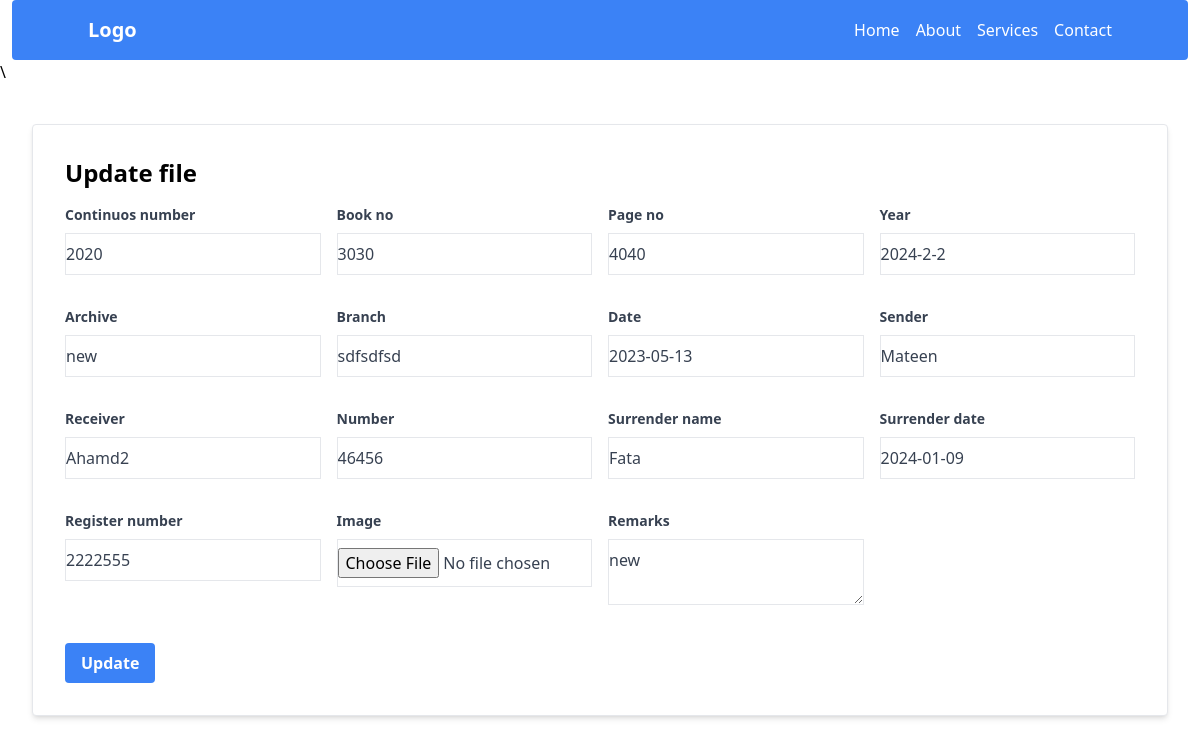
The app's page /records/updateIncomingDoc/6, older data.
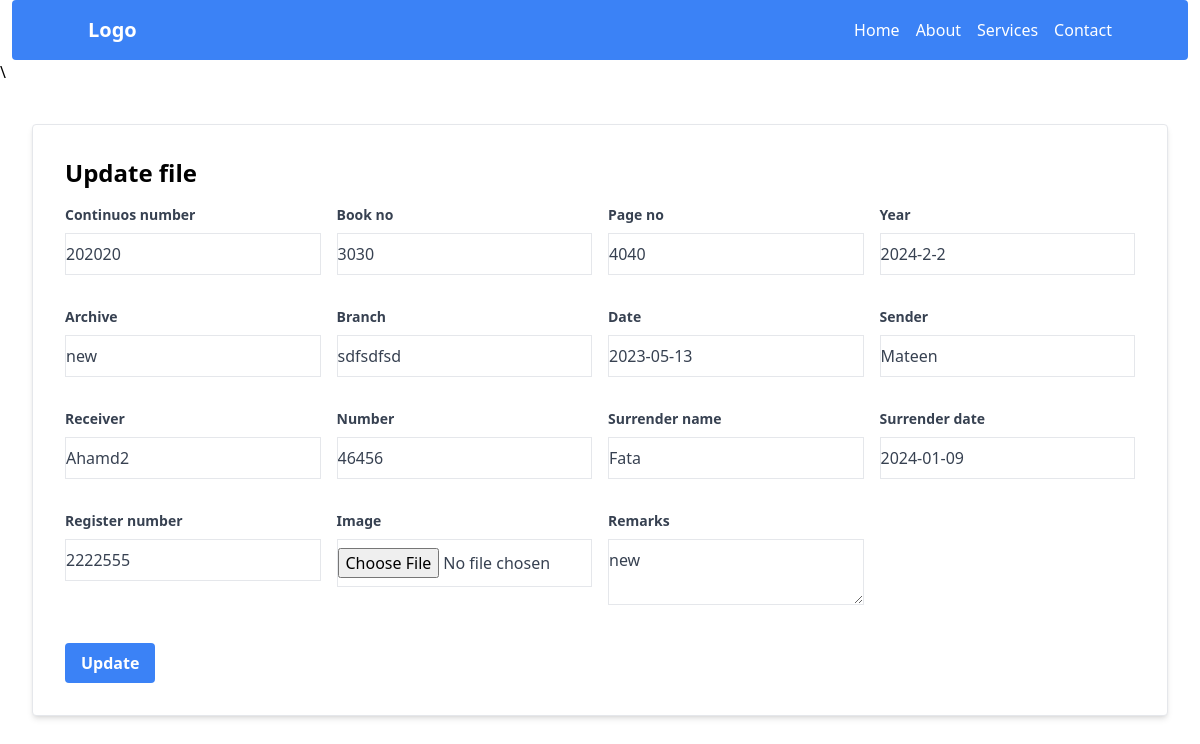
The same page, newer data.
### records/models.py (models this page shows, shortened)
class IncomingDoc(models.Model):
    continuos_number = models.IntegerField(unique=True)
    book_no = models.IntegerField()
    page_no = models.IntegerField()
    year    = models.CharField(max_length=20, null=True, blank=True)
    archive = models.CharField(max_length=200, null=True, blank=True)
    branch  = models.CharField(max_length=200, null=True, blank=True)
    date = models.DateField(null=True, blank= True)
    sender = models.CharField(max_length=200)
    receiver = models.CharField(max_length=200)
    number = models.IntegerField()
    Surrender_name =models.CharField(max_length=200)
    Surrender_date = models.DateField()
    register_number = models.IntegerField()
    image = models.ImageField(upload_to="records/incomingdocs/images", null=True, blank=True)
    remarks = models.TextField()

### records/views.py (the view)
# urls.py: path('updateIncomingDoc/<int:pk>', views.updateIncomingDoc, name='updateIncomingDoc'),
def updateIncomingDoc(request, pk):
    updateIncoming = IncomingDoc.objects.get(id=pk)
    updateForm = IncomingDocForm(request.POST or None, instance=updateIncoming)
    if updateForm.is_valid():
        updateForm.save()
        messages.success(request, 'Record Updated')
        return redirect ('records:incomingDoc')
    return render(request, 'records/update_incoming.html', {'updateForm':updateForm})

### records/templates/records/update_incoming.html (shortened to what this page needs)
{% extends 'base.html' %}
{% load static %}
{% block content %}\
<div class="max-w-8xl mx-8 my-10 bg-white p-4 sm:p-8 border rounded shadow-md">
    <h1 class="text-2xl font-bold mb-4">Update file </h1>
    <form method="POST"  enctype="multipart/form-data">
        <div class="grid grid-cols-1 sm:grid-cols-2 md:grid-cols-3 lg:grid-cols-4 gap-4">
            {% for field in updateForm %}
                <div class="mb-4">
                    <label class="block text-gray-700 text-sm font-bold mb-2">{{ field.label }}</label>
                    <div>{{ field }}</div>
                </div>
            {% endfor %}
        </div>
        <button type="submit" class="bg-blue-500 hover:bg-blue-700 text-white font-bold py-2 px-4 rounded mt-4">Update</button>
    </form>
</div>
{% endblock %}

Row changes from the older to the newer data that the page shows:
changed IncomingDoc "new": continuos_number "2020" → "202020"
